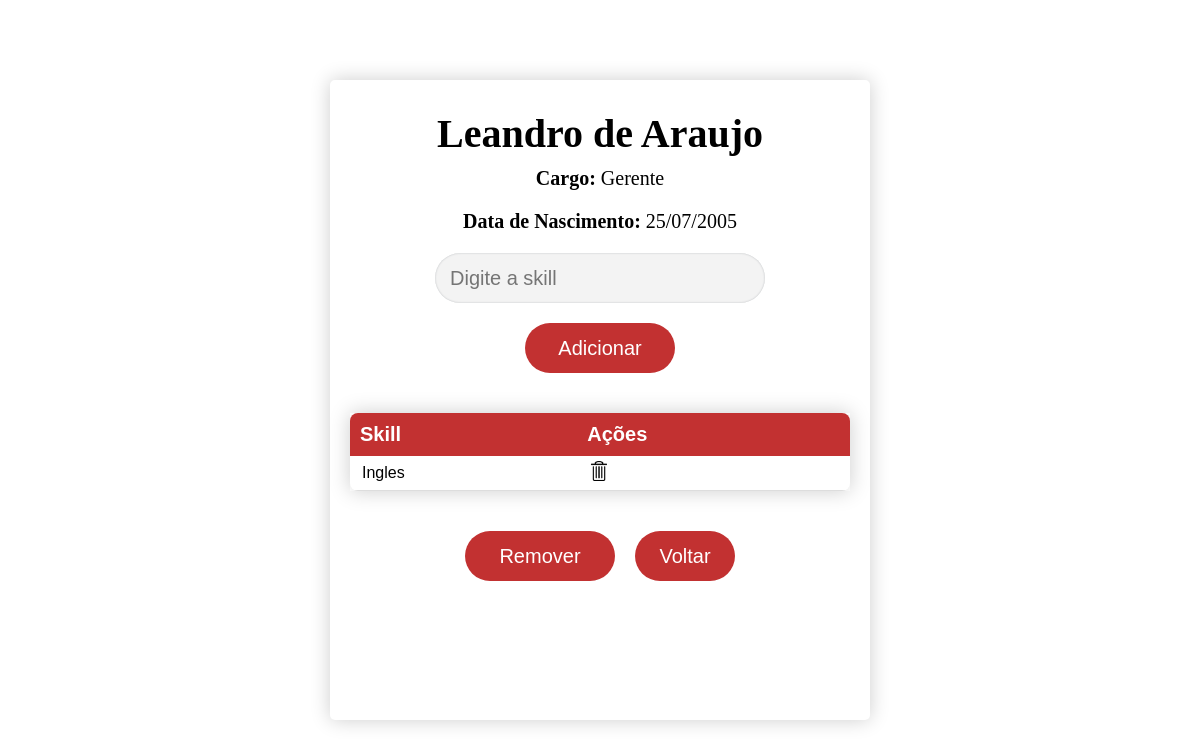
/funcionario/37/ (signed in), run on the app's committed database.
### app/models.py (models this page shows, shortened)
class Funcionario(models.Model):
    nome = models.CharField(max_length=100)
    cargo = models.CharField(max_length=50)
    data_nascimento = models.DateField()
    skills = models.ManyToManyField(Skill, blank=True)  # Relacionamento ManyToMany com Skill

class Skill(models.Model):
    nome = models.CharField(max_length=100)

### app/views.py (the view)
# urls.py: path('funcionario/<int:funcionario_id>/', views.funcionario_detalhes, name='funcionario_detail'),  # Corrigido para nome correto da URL)
@login_required(login_url='login')
def funcionario_detalhes(request, funcionario_id):
    funcionario = get_object_or_404(Funcionario, id=funcionario_id)
    return render(request, 'skills.html', {'funcionario': funcionario})

### app/templates/skills.html (shortened to what this page needs)
{% extends 'layout.html' %}
{% load static %}
{% block extrahead %}
    <link rel="stylesheet" href="{% static 'app/css/skills.css' %}">
{% endblock %}
{% block content %}
    <div class="skillsContainer">
        <h1>{{ funcionario.nome }}</h1>
        <p><strong>Cargo:</strong> {{ funcionario.cargo }}</p>
        <p><strong>Data de Nascimento:</strong> {{ funcionario.data_nascimento|date:"d/m/Y" }}</p>
        <form method="post" action="{% url 'add_skill' funcionario.id %}">
            <input id="skillInput" name="skill" type="text" placeholder="Digite a skill">
            <button type="submit">Adicionar</button>
        </form>
        <div class="skillsList">
            <table id="skillsTable">
                <thead>
                    <tr>
                        <th>Skill</th>
                        <th>Ações</th>
                    </tr>
                </thead>
                <tbody>
                    {% for skill in funcionario.skills.all %}
                        <tr>
                            <td>{{ skill.nome }}</td>
                            <td>
                                <a href="{% url 'remove_skill' funcionario.id skill.id %}" class="remove-skill">
                                    <img src="{% static 'app/img/icons/delete.png' %}" alt="">
                                </a>
                            </td>
                        </tr>
                    {% empty %}
                        <tr>
                            <td colspan="2">Não há skills cadastradas.</td>
                        </tr>
                    {% endfor %}
                </tbody>
            </table>
        </div>
        <div class="buttons">
            <form method="post" action="{% url 'remove_funcionario' funcionario.id %}">
                <button type="submit" class="deleteBtn" onclick="return confirm('Deseja realmente remover este funcionário?')">Remover</button>
            </form>
            <button class="goBackBtn" onclick="location.href='{% url 'main' %}'">Voltar</button>
        </div>
    </div>
{% endblock %}

### app/static/app/css/skills.css (style rules this page uses)
html, body { height: 100%; width: 100%; margin: 0; display: flex; flex-direction: column; justify-content: center; place-items: center; font-family: Calibri; }
a { text-decoration: none; color: #000; }
.skillsContainer { display: flex; flex-direction: column; align-items: center; box-shadow: 0 0 20px 0 rgba(0, 0, 0, 0.2); border-radius: 5px; width: 500px; height: 600px; padding: 20px; background-color: white; font-size: 20px; }
.skillsContainer p { margin: 0 0 20px 0; }
h1 { margin: 10px 0; }
form { display: flex; flex-direction: column; align-items: center; }
input[type="text"] { width: 300px; height: 20px; padding: 15px 15px; border-radius: 50px; outline: none; border: none; background-color: rgb(243, 243, 243); box-shadow: inset 0 0 2px #b8bbbe; font-size: 20px; color:rgb(73, 73, 73); }
button { width: 150px; margin: 20px 10px; height: 50px; border-radius: 50px; cursor: pointer; outline: none; color: white; font-size: 20px; transition: .3s; background-color: #c23131;; border: none; }
.skillsList { width: 100%; margin: 20px 0; overflow-x: auto; box-shadow: 0 0 20px 0 rgba(0, 0, 0, 0.2); }
#skillsTable { width: 100%; border-collapse: collapse; font-family: Arial, sans-serif; text-align: left; border-radius: 8px; overflow: hidden; box-shadow: 0 2px 10px rgba(0, 0, 0, 0.1); }
#skillsTable thead th { background-color: #c23131;; color: white; padding: 10px; font-weight: bold; }
#skillsTable tbody td { padding: 5px 12px; border-bottom: 1px solid #dddddd; font-size: 16px; }
.remove-skill img { width: 20px; height: 20px; cursor: pointer; }
.goBackBtn { padding: 0; width: 100px; }
.buttons { display: flex; flex-direction: row; justify-content: center; align-items: center; }

### data on the page
Funcionario: nome "Leandro de Araujo", cargo "Gerente", data_nascimento "25/07/2005"
Skill: nome "Ingles"
